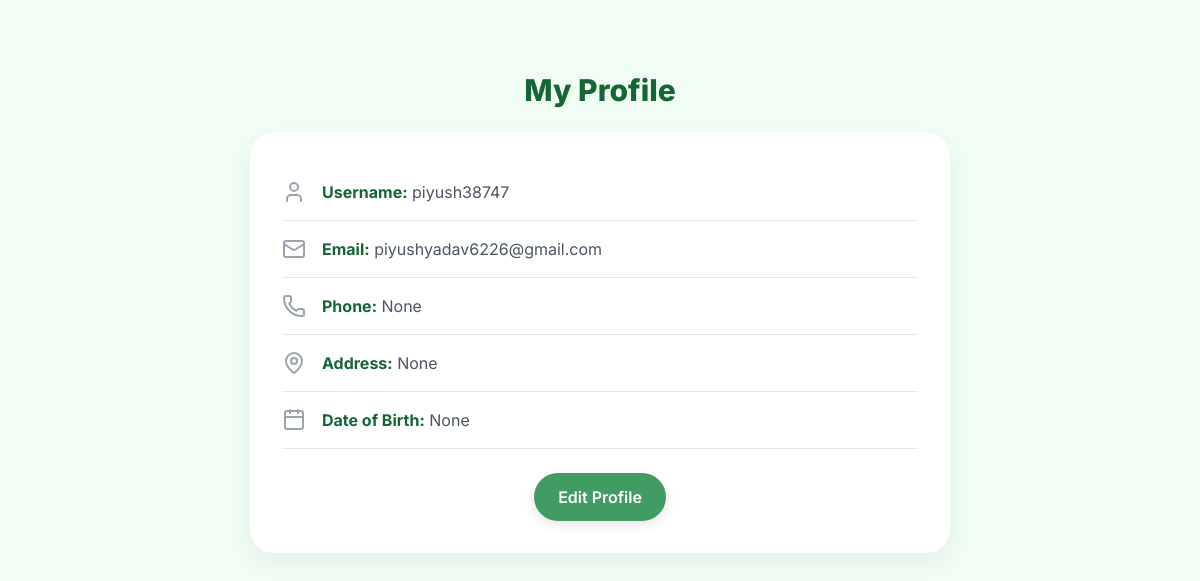
The page /profile/ (signed in) on the database its author committed.
### records/models.py (models this page shows, shortened)
class Profile(models.Model):
    user = models.OneToOneField(User, on_delete=models.CASCADE)
    phone = models.CharField(max_length=15, blank=True, null=True)
    address = models.TextField(blank=True, null=True)
    date_of_birth = models.DateField(blank=True, null=True)

### records/views.py (the view)
# urls.py: path("profile/", views.profile, name="profile"),
@login_required
def profile(request):
    return render(request, "profile.html", {"user": request.user, "profile": request.user.profile})

### records/templates/profile.html (shortened to what this page needs)
{% load static %}
{% block content %}
<!DOCTYPE html>
<html lang="en">
<head>
    <script src="https://cdn.tailwindcss.com"></script>
</head>
<body class="p-6 md:p-10">
    <div class="profile-container">
        <h2 class="text-3xl font-extrabold mb-6 text-center">My Profile</h2>
        <div class="profile-card">
            <div class="profile-detail">
                <i data-lucide="user" class="lucide-icon w-6 h-6 text-gray-400"></i>
                <p class="text-gray-600"><strong>Username:</strong> {{ user.username }}</p>
            </div>
            <div class="profile-detail">
                <i data-lucide="mail" class="lucide-icon w-6 h-6 text-gray-400"></i>
                <p class="text-gray-600"><strong>Email:</strong> {{ user.email }}</p>
            </div>
            <div class="profile-detail">
                <i data-lucide="phone" class="lucide-icon w-6 h-6 text-gray-400"></i>
                <p class="text-gray-600"><strong>Phone:</strong> {{ profile.phone }}</p>
            </div>
            <div class="profile-detail">
                <i data-lucide="map-pin" class="lucide-icon w-6 h-6 text-gray-400"></i>
                <p class="text-gray-600"><strong>Address:</strong> {{ profile.address }}</p>
            </div>
            <div class="profile-detail">
                <i data-lucide="calendar" class="lucide-icon w-6 h-6 text-gray-400"></i>
                <p class="text-gray-600"><strong>Date of Birth:</strong> {{ profile.date_of_birth }}</p>
            </div>
            <div class="mt-6 text-center">
                <a href="{% url 'update_profile' %}" class="edit-button">Edit Profile</a>
            </div>
        </div>
    </div>
</body>
</html>
{% endblock %}

### records/templates/profile.html (style rules this page uses)
body { font-family: 'Inter', sans-serif; background-color: #f0fdf4; transition: background-color 0.3s ease; }
.profile-container { max-width: 700px; margin: 2rem auto; animation: fade-in 0.6s ease-out; }
.profile-card { background-color: white; border-radius: 1.5rem; box-shadow: 0 10px 25px rgba(0, 0, 0, 0.05); padding: 2rem; transition: all 0.3s ease; }
.profile-detail { border-bottom: 1px solid #e2e8f0; padding: 1rem 0; display: flex; align-items: center; gap: 1rem; }
.profile-detail strong { color: #166534; }
.edit-button { display: inline-block; background-color: #419c64; color: white; font-weight: 600; padding: 0.75rem 1.5rem; border-radius: 9999px; text-decoration: none; transition: all 0.3s ease; box-shadow: 0 4px 12px rgba(0, 0, 0, 0.1); }
h2 { color: #166534; }

### rows shown on the page
Profile: phone "None", address "None", date_of_birth "None"

### other values the page prints
{{ user.username }} "piyush38747"
{{ user.email }} "piyushyadav6226@gmail.com"
